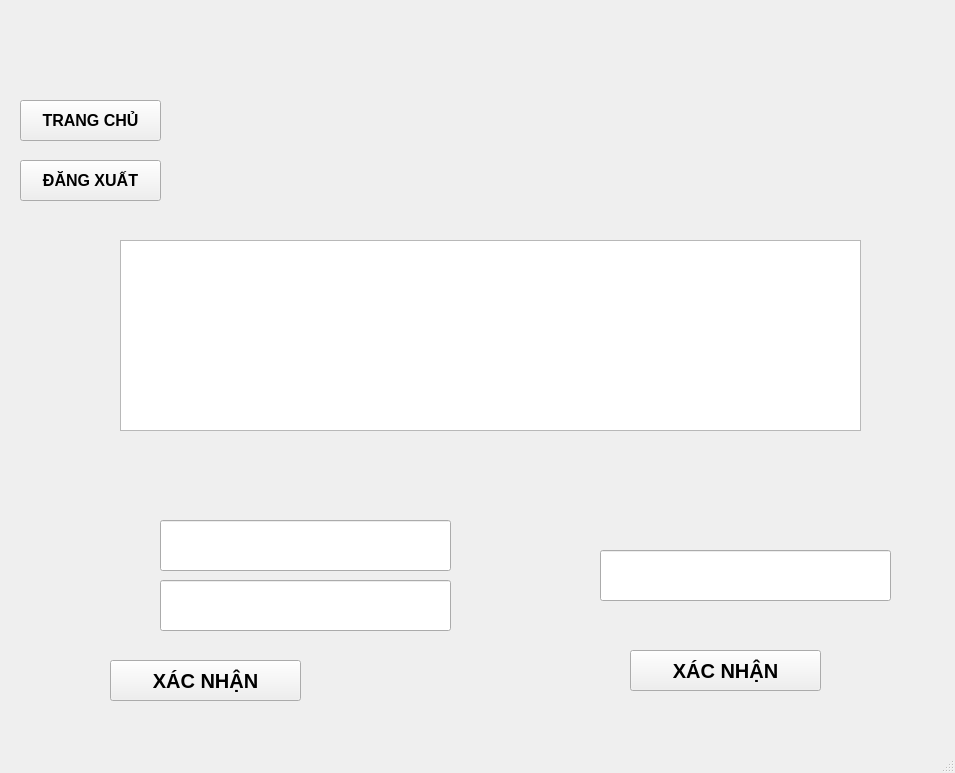
<?xml version="1.0" encoding="UTF-8"?>
<ui version="4.0">
 <class>MainWindow</class>
 <widget class="QMainWindow" name="MainWindow">
  <property name="geometry">
   <rect>
    <x>0</x>
    <y>0</y>
    <width>955</width>
    <height>773</height>
   </rect>
  </property>
  <property name="windowTitle">
   <string>MainWindow</string>
  </property>
  <widget class="QWidget" name="centralwidget">
   <widget class="QLabel" name="label">
    <property name="geometry">
     <rect>
      <x>10</x>
      <y>0</y>
      <width>941</width>
      <height>741</height>
     </rect>
    </property>
    <property name="text">
     <string/>
    </property>
    <property name="pixmap">
     <pixmap>../../../../main8.png</pixmap>
    </property>
   </widget>
   <widget class="QTableWidget" name="tableWidget">
    <property name="geometry">
     <rect>
      <x>120</x>
      <y>240</y>
      <width>741</width>
      <height>191</height>
     </rect>
    </property>
   </widget>
   <widget class="QLineEdit" name="lineEditID1">
    <property name="geometry">
     <rect>
      <x>160</x>
      <y>520</y>
      <width>291</width>
      <height>51</height>
     </rect>
    </property>
    <property name="font">
     <font>
      <pointsize>15</pointsize>
     </font>
    </property>
   </widget>
   <widget class="QLineEdit" name="lineEditSoban">
    <property name="geometry">
     <rect>
      <x>160</x>
      <y>580</y>
      <width>291</width>
      <height>51</height>
     </rect>
    </property>
    <property name="font">
     <font>
      <pointsize>15</pointsize>
     </font>
    </property>
   </widget>
   <widget class="QLineEdit" name="lineEditID2">
    <property name="geometry">
     <rect>
      <x>600</x>
      <y>550</y>
      <width>291</width>
      <height>51</height>
     </rect>
    </property>
    <property name="font">
     <font>
      <pointsize>15</pointsize>
     </font>
    </property>
   </widget>
   <widget class="QPushButton" name="pushButtonXN1">
    <property name="geometry">
     <rect>
      <x>110</x>
      <y>660</y>
      <width>191</width>
      <height>41</height>
     </rect>
    </property>
    <property name="font">
     <font>
      <pointsize>15</pointsize>
      <weight>75</weight>
      <bold>true</bold>
     </font>
    </property>
    <property name="text">
     <string>XÁC NHẬN</string>
    </property>
   </widget>
   <widget class="QPushButton" name="pushButtonXN2">
    <property name="geometry">
     <rect>
      <x>630</x>
      <y>650</y>
      <width>191</width>
      <height>41</height>
     </rect>
    </property>
    <property name="font">
     <font>
      <pointsize>15</pointsize>
      <weight>75</weight>
      <bold>true</bold>
     </font>
    </property>
    <property name="text">
     <string>XÁC NHẬN</string>
    </property>
   </widget>
   <widget class="QPushButton" name="pushButtonTC">
    <property name="geometry">
     <rect>
      <x>20</x>
      <y>100</y>
      <width>141</width>
      <height>41</height>
     </rect>
    </property>
    <property name="font">
     <font>
      <pointsize>12</pointsize>
      <weight>75</weight>
      <bold>true</bold>
     </font>
    </property>
    <property name="text">
     <string>TRANG CHỦ</string>
    </property>
   </widget>
   <widget class="QPushButton" name="pushButtonDX">
    <property name="geometry">
     <rect>
      <x>20</x>
      <y>160</y>
      <width>141</width>
      <height>41</height>
     </rect>
    </property>
    <property name="font">
     <font>
      <pointsize>12</pointsize>
      <weight>75</weight>
      <bold>true</bold>
     </font>
    </property>
    <property name="text">
     <string>ĐĂNG XUẤT</string>
    </property>
   </widget>
  </widget>
  <widget class="QMenuBar" name="menubar">
   <property name="geometry">
    <rect>
     <x>0</x>
     <y>0</y>
     <width>955</width>
     <height>26</height>
    </rect>
   </property>
  </widget>
  <widget class="QStatusBar" name="statusbar"/>
 </widget>
 <resources/>
 <connections/>
</ui>
